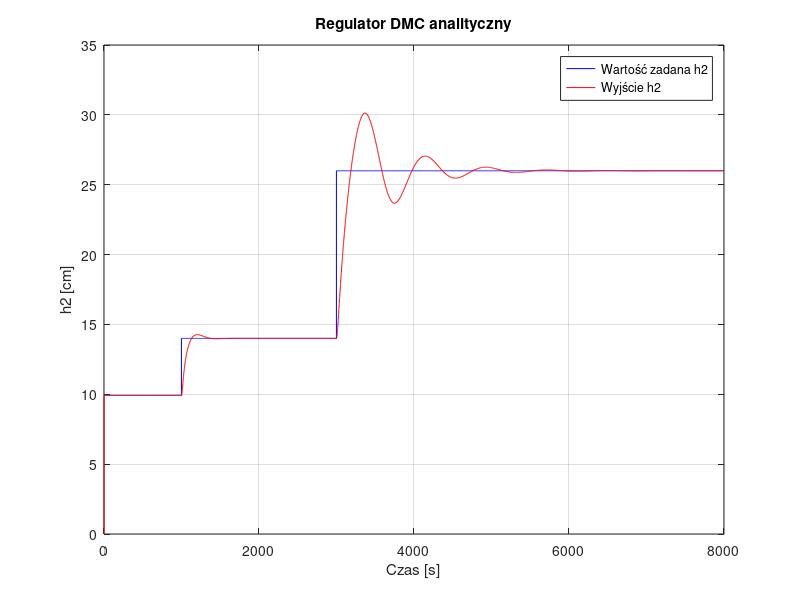

MATLAB code to generate this figure: (Note: this script raises an error after producing the figure.)
% --- Parametry DMC ---
Nu = 5;            % Horyzont sterowania
N = 400;            % Horyzont predykcji
Du = 1000;          
lambda = 1;         % Lambda

ks = 1500;          % Początek sterowania
kp = 1400;          % Punkt przejściowy
kk = 8000;          % Liczba kroków symulacji
T = 1;              % Krok dyskretyzacji

% --- Punkt linearyzacji ---
C1 = 0.75;          % Stała dla zbiornika 1
C2 = 0.55;          % Stała dla zbiornika 2
alpha1 = 20;        % Współczynnik przepływu z 1 do 2
alpha2 = 20;        % Współczynnik odpływu
F1 = 52;

% --- Symulacja odpowiedzi skokowej ---
F1_0 = 52;          % Skok wejściowy
FD_0 = 11;          % Zakłócenie
h1_0 = 9.9225;      % Początkowy poziom h1
h2_0 = 9.9225;      % Początkowy poziom h2
v1_0 = h1_0^2 * C1; % Objętość h1
v2_0 = h2_0^3 * C2; % Objętość h2

h1 = h1_0 * ones(1, kk);
h2 = h2_0 * ones(1, kk);
v1 = h1_0^2 * C1 * ones(1, kk);
v2 = h2_0^3 * C2 * ones(1, kk);
h2_step = h1_0;
F1_step = alpha2 * sqrt(h2_step) - FD_0;
F1in = F1_0 * ones(1, kk);

step_time = 0:1:kk-1; % Czas symulacji odpowiedzi skokowej
h2_step_values = zeros(size(step_time));
dt_step = step_time(2) - step_time(1);

% Pętla symulacji odpowiedzi skokowej
for k = 2:kk
    if k/T > 1
        F1in(k) = F1_step;
    end

    v1(k) = v1(k-1) + T * (F1in(k-1) - F1_0 + FD_0 - (alpha1 / (2 * sqrt(h1_0))) * (h1(k-1) - h1_0));
    v2(k) = v2(k-1) + T * ((alpha1 / (2 * sqrt(h1_0))) * (h1(k-1) - h1_0) - (alpha2 / (2 * sqrt(h2_0))) * (h2(k-1) - h2_0));
    h2(k) = h2_0 + 1 / (3 * (v2_0^2 * C2)^(1/3)) * (v2(k) - v2_0);
    h1(k) = h1_0 + 1 / (2 * sqrt(v1_0 * C1)) * (v1(k) - v1_0);
end

% Obliczanie odpowiedzi skokowej systemu
step_response = (h2 - h2_0) / h2_step;

% --- Regulatora DMC ---
M = zeros(N, Nu);
for i = 1:N
    for j = 1:Nu
        if (i >= j)
            M(i, j) = step_response(i - j + 1);
        end
    end
end

Mp = zeros(N, Du - 1);
for i = 1:N
    for j = 1:Du-1
        if i + j <= Du
            Mp(i, j) = step_response(i + j) - step_response(j);
        else
            Mp(i, j) = step_response(Du) - step_response(j);
        end
    end
end

% Wyznaczanie parametrów prawa sterowania
I = eye(Nu);
K = ((M' * M + lambda * I) ^ -1) * M';
ke = sum(K(1, :));
ku = K(1, :) * Mp;
deltaup = zeros(1, Du-1);

% --- Symulacja systemu z regulacją DMC ---
h1_dmc = h1_0;
h2_dmc = h2_0;
v1_dmc = v1_0;
v2_dmc = v2_0;
h2_dmc_values = zeros(1, numel(step_time));
delta_u = zeros(1, numel(step_time));
h2_zad(1:1000)=9.9225; 
h2_zad(1000:3000)=14;
h2_zad(3000:8000)=26;

for k = 2:numel(step_time)
    y = h2_dmc; % Odchylenie od punktu pracy
    delta_u(k) = ke * (h2_zad(k) - y) - ku * deltaup';
    deltaup = circshift(deltaup, 1);
    deltaup(1) = delta_u(k);

    F1 = F1 + delta_u(k); % Aktualizacja sygnału sterowania
    v1_dmc = v1_dmc + T * (F1 + FD_0 - alpha1 * sqrt(h1_dmc));
    v2_dmc = v2_dmc + T * (alpha1 * sqrt(h1_dmc) - alpha2 * sqrt(h2_dmc));
    h1_dmc = sqrt(v1_dmc / C1);
    h2_dmc = (v2_dmc / C2)^(1/3);
    h2_dmc_values(k) = h2_dmc;
end

% --- Rysowanie wykresów ---
figure('Position', [100, 50, 800, 400]);
stairs(step_time, h2_zad, 'b');
hold on;
stairs(step_time, h2_dmc_values(1:k), 'r');
xlabel('Czas [s]');
ylabel('h2 [cm]');
title('Regulator DMC analityczny');
legend('Wartość zadana h2', 'Wyjście h2');
grid on;
print(gcf, '1.16.png', '-dpng', '-r300', '-opengl');

%% 



set(0,'DefaultStairLineWidth',1);
Umax = 120;
Umin = 0;

Nu = 5;
N = 400;
D = 1000;
lambda = 1;

C1 = 0.75;
C2 = 0.55;
alpha1 = 20;
alpha2 = 20;
F1 = 52; 
FD = 11; 
tau = 50; 
h1_eq = 9.9225;
h2_eq = 9.9225;

%liczba regulatorów
il_fun = 5;
lambda = lambda*ones(1,il_fun);


%Punkt pracy obiektu
h2_0 = h2_eq;
h1_0 = h1_eq;


%Podstawowe punkty linearyzacji
F10 = 52;
FD0 = 11;

%Objetośc punktu pracy
v2_0 = h2_0^3 * C2;
v1_0 = h1_0^2 * C1;

t_sym = 8000; %czas symulacji
T = 1; %krok


h_min = 0;
h_max = 30;
h = (h_min:1:h_max)';

nach = 1; %nachylenie funkcji 

d = (h_max-h_min)/il_fun; %szerokości funkcji przynależnośći
c = h_min+d:d:h_max-d; %punkty przegięcia

%Wybranie punktu linearyzacji
hr0 = ones(1,il_fun);
hr0(1) = d/2;
hr0(il_fun) = min((h_max+c(il_fun-1))/2+1, h_max);
if il_fun > 2
    hr0(2:il_fun-1) = (c(2:il_fun-1)+c(1:il_fun-2))./2;
end


ku = zeros(il_fun,D-1);
ke = zeros(1,il_fun);


for r = 1:il_fun
    s = generate_step_fuzzy_DMC_1(hr0(r), C1, C2, alpha1, alpha2, tau);
    k_s(:,:,r) = s;
    M=zeros(N,Nu);
        for i=1:N
           for j=1:Nu
              if (i>=j)
                 M(i,j)=s(i-j+1);
              end
           end
        end
        

    MP=zeros(N,D-1);
        for i=1:N
           for j=1:D-1
              if i+j<=D
                 MP(i,j)=s(i+j)-s(j);
              else
                 MP(i,j)=s(D)-s(j);
              end      
           end
        end
    
    K = ((M'*M + lambda(r) * eye(Nu))^(-1))* M';
    ku(r,:) = K(1,:)*MP;
    ke(r) = sum(K(1,:));
end

%warunki_początkowe
kp = tau/T + 2;
ks = max(19,500+100); %chwila skoku wartosci zadania
kk = t_sym/T;
v1(1:kp) = v1_0;
v2(1:kp) = v2_0;
h2(1:kp) = h2_0;
h1(1:kp) = h1_0;
F1in(1:T:kp) = F1;
FD = 11;
FDc(1:T:t_sym/T) = FD;

%Skok wartosci zadanej:
yzad(1:1000)=9.9225; 
yzad(1000:3000)=14;
yzad(3000:8000)=26;


error = 0;
w = zeros(1,il_fun);
Du = zeros(il_fun,1);
DUp = zeros(1,D-1);
Y = zeros(N,1);
err_cur = 0;

DUfin = 0;

%główne wykonanie programu
for k=kp:kk
    %symulacja obiektu
    v1(k) = real(v1(k-1) + T*(F1in(k-1-(tau/T)) + FDc(k-1) - alpha1*sqrt(h1(k-1))));
    v2(k) = real(v2(k-1) + T*(alpha1*sqrt(abs(h1(k-1))) - alpha2*(sqrt(abs(h2(k-1))))));
    h1(k) = (v1(k) / C1)^(1/2);
    h2(k) = (v2(k) / C2)^(1/3);

  
    %Liczenie błędu
    err_cur = yzad(k) - h2(k);

    for i = D-1:-1:2
      DUp(i) = DUp(i-1);
    end

    DUp(1) = DUfin;

    %Liczenie wartości przyrostu sterowania
    for i = 1:il_fun

        Du(i) = ke(i)*err_cur-ku(i,:)*DUp';

        if i == 1
            w(i) = trapmf(h2(k),[0 0 c(1)-nach/2 c(1)+ nach/2]);
        elseif i == il_fun
            w(i) = trapmf(h2(k),[c(il_fun-1)-nach/2 c(il_fun-1)+nach/2 h_max h_max]);
        else
            w(i) = trapmf(h2(k),[c(i-1)-nach/2 c(i-1)+ nach/2 c(i)-nach/2 c(i)+ nach/2]);
        end
    end
    
    %Sprawdzenie liczenia wag
%     w_over_time(:,k) = w;

    %Ogranieczenia przyrostu sterowania
    DUfin = w * Du / sum(w);
    

    F1in(k) = F1in(k-1) + DUfin;

    %Ograniczenia sterowania
    if F1in(k) > Umax
        F1in(k) = Umax;
    elseif F1in(k) < Umin
        F1in(k) = Umin;
    end
    
    DUfin = F1in(k) - F1in(k-1); 

end


iteracja = 0:1:kk-1;
%Plot wyjście
figure('Position', [100, 50, 800, 400]);
stairs(iteracja, h2, 'LineWidth', 2)
hold on;
stairs(iteracja, yzad,"--", 'LineWidth', 2);
hold off;
xlabel('k'); ylabel("h");
legend("h_2","h_2_z_a_d")
title("FDMC")
print(gcf, 'h2.png', '-dpng', '-r300', '-opengl')
odpowiedz_dmc_fuzyy = h2;

%Plot sterowanie
figure('Position', [100, 50, 800, 400]);
stairs(iteracja, F1in)
legend("F_1_i_n")
xlabel('k'); ylabel("F_1_i_n");
legend("F1_in")
title("FDMC sterowanie")
print(gcf, 'F1.png', '-dpng', '-r300', '-opengl')

%% 
figure('Position', [100, 50, 800, 400]);
stairs(iteracja, h2, 'LineWidth', 2)
hold on;
stairs(iteracja, yzad,"g--", 'LineWidth', 1);
hold on;
stairs(step_time(2:k), h2_dmc_values(2:k), 'r', 'LineWidth', 2);
hold on;
stairs(h2_sl,"--", 'LineWidth', 2)
xlabel('k'); ylabel("h");
legend("h_2 FDMC","h_2 zad", "h_2 DMC","h2_sl")
title("Porównanie FDMC i DMC")
print(gcf, 'porownaniemodeli.png', '-dpng', '-r300', '-opengl')
